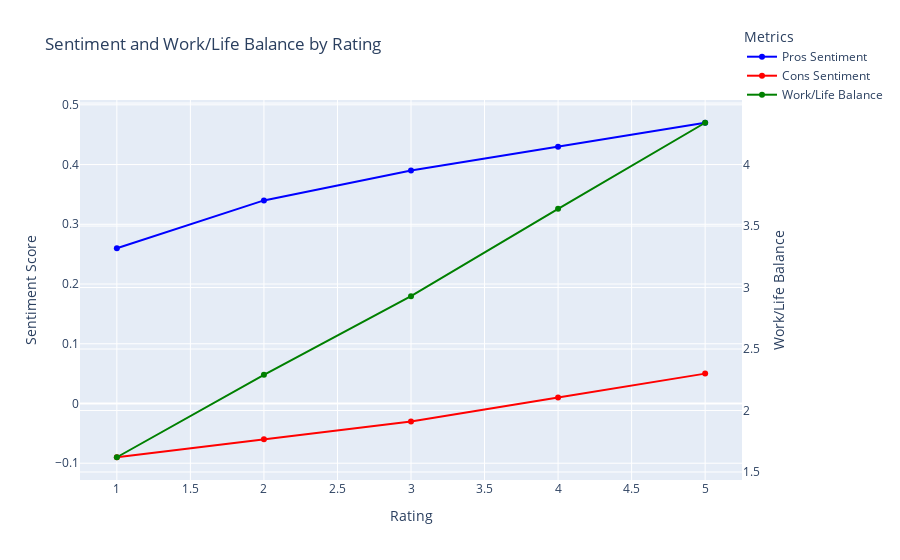

The code cell stored with this chart in its notebook:
### Code cell
import plotly.graph_objects as go

# Create a figure with dual axes
fig = go.Figure()

# Add sentiment trends
fig.add_trace(go.Scatter(
    x=sentiment['rating'],
    y=sentiment['pros_sentiment'],
    mode='lines+markers',
    name='Pros Sentiment',
    line=dict(color='blue')
))
fig.add_trace(go.Scatter(
    x=sentiment['rating'],
    y=sentiment['cons_sentiment'],
    mode='lines+markers',
    name='Cons Sentiment',
    line=dict(color='red')
))

# Add work/life balance trend to secondary axis
fig.add_trace(go.Scatter(
    x=sentiment['rating'],
    y=sentiment['work/life_balance'],
    mode='lines+markers',
    name='Work/Life Balance',
    line=dict(color='green'),
    yaxis='y2'
))

# Update layout for dual y-axes
fig.update_layout(
    title="Sentiment and Work/Life Balance by Rating",
    xaxis=dict(title="Rating"),
    yaxis=dict(title="Sentiment Score"),
    yaxis2=dict(title="Work/Life Balance", overlaying='y', side='right'),
    legend=dict(title="Metrics",
        x=1,  # Position to the right of the plot
        y=1.2,
    ))

fig.show()

### Figure 1 — Plotly figure (JSON) as saved in the notebook; plotly's stock layout.template omitted (floating-point values rounded to 4 significant figures)
{"data": [{"line": {"color": "blue"}, "mode": "lines+markers", "name": "Pros Sentiment", "type": "scatter", "x": [1, 2, 3, 4, 5], "y": [0.26, 0.34, 0.39, 0.43, 0.47]}, {"line": {"color": "red"}, "mode": "lines+markers", "name": "Cons Sentiment", "type": "scatter", "x": [1, 2, 3, 4, 5], "y": [-0.09, -0.06, -0.03, 0.01, 0.05]}, {"line": {"color": "green"}, "mode": "lines+markers", "name": "Work/Life Balance", "type": "scatter", "x": [1, 2, 3, 4, 5], "y": [1.62, 2.29, 2.93, 3.64, 4.34], "yaxis": "y2"}], "layout": {"legend": {"title": {"text": "Metrics"}, "x": 1, "y": 1.2}, "title": {"text": "Sentiment and Work/Life Balance by Rating"}, "xaxis": {"title": {"text": "Rating"}}, "yaxis": {"title": {"text": "Sentiment Score"}}, "yaxis2": {"overlaying": "y", "side": "right", "title": {"text": "Work/Life Balance"}}}}
